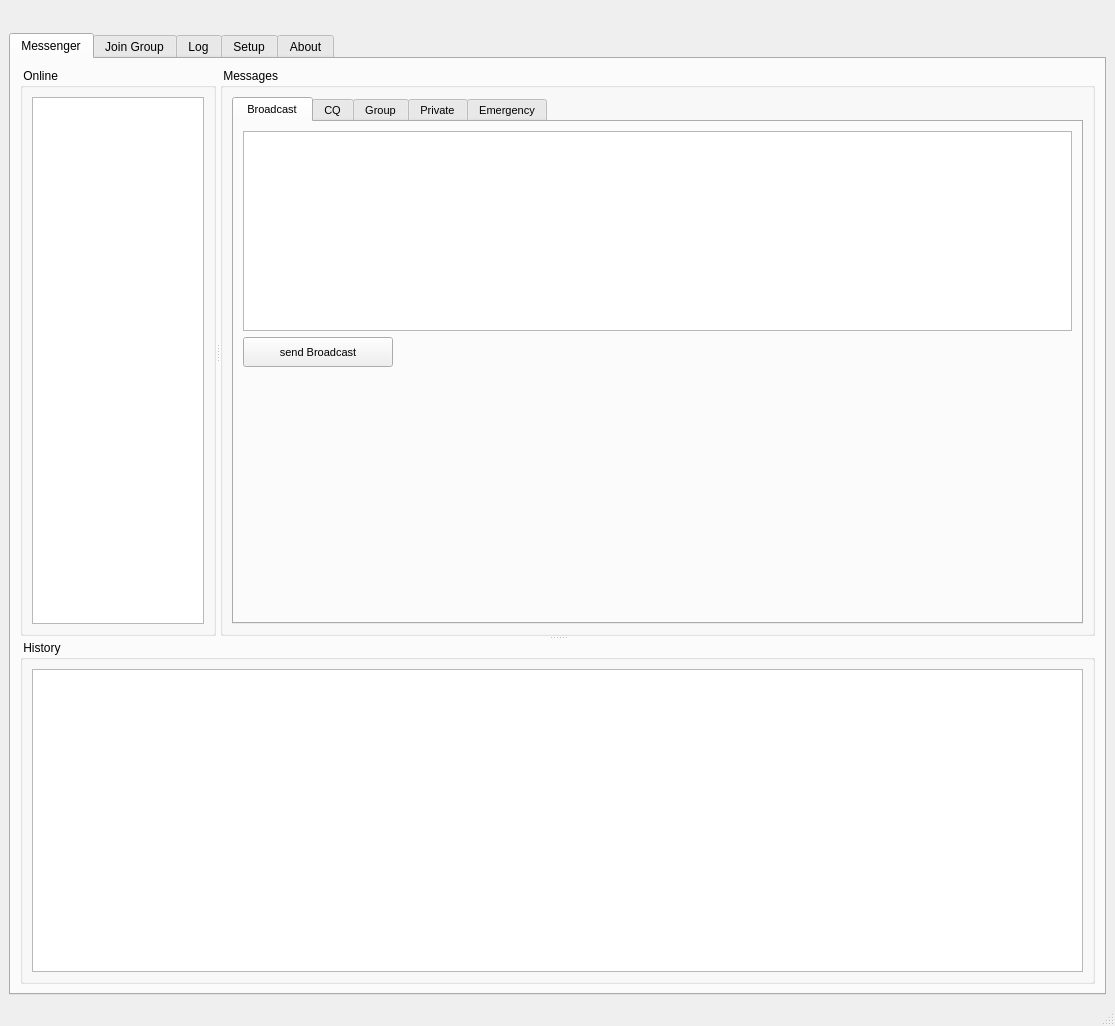
<?xml version="1.0" encoding="UTF-8"?>
<ui version="4.0">
 <class>MainWindow</class>
 <widget class="QMainWindow" name="MainWindow">
  <property name="geometry">
   <rect>
    <x>0</x>
    <y>0</y>
    <width>1115</width>
    <height>1026</height>
   </rect>
  </property>
  <property name="windowTitle">
   <string>HAM Messanger (Lxx.xx) by ÖVSV</string>
  </property>
  <widget class="QWidget" name="centralwidget">
   <layout class="QVBoxLayout" name="verticalLayout">
    <item>
     <widget class="QLabel" name="labelStatus">
      <property name="sizePolicy">
       <sizepolicy hsizetype="Ignored" vsizetype="Fixed">
        <horstretch>0</horstretch>
        <verstretch>0</verstretch>
       </sizepolicy>
      </property>
      <property name="font">
       <font>
        <pointsize>12</pointsize>
       </font>
      </property>
      <property name="text">
       <string/>
      </property>
     </widget>
    </item>
    <item>
     <widget class="QTabWidget" name="tabWidget">
      <property name="sizePolicy">
       <sizepolicy hsizetype="Ignored" vsizetype="Ignored">
        <horstretch>0</horstretch>
        <verstretch>0</verstretch>
       </sizepolicy>
      </property>
      <property name="currentIndex">
       <number>0</number>
      </property>
      <widget class="QWidget" name="tabMessanger">
       <attribute name="title">
        <string>Messenger</string>
       </attribute>
       <layout class="QVBoxLayout" name="verticalLayout_4">
        <item>
         <widget class="QSplitter" name="splitterV">
          <property name="sizePolicy">
           <sizepolicy hsizetype="Preferred" vsizetype="Preferred">
            <horstretch>0</horstretch>
            <verstretch>0</verstretch>
           </sizepolicy>
          </property>
          <property name="orientation">
           <enum>Qt::Vertical</enum>
          </property>
          <widget class="QSplitter" name="splitterH">
           <property name="orientation">
            <enum>Qt::Horizontal</enum>
           </property>
           <widget class="QGroupBox" name="groupBoxOnline">
            <property name="minimumSize">
             <size>
              <width>0</width>
              <height>0</height>
             </size>
            </property>
            <property name="title">
             <string> Online </string>
            </property>
            <layout class="QVBoxLayout" name="verticalLayout_3">
             <item>
              <widget class="QTableView" name="tableViewOnline">
               <property name="minimumSize">
                <size>
                 <width>0</width>
                 <height>0</height>
                </size>
               </property>
               <property name="baseSize">
                <size>
                 <width>0</width>
                 <height>0</height>
                </size>
               </property>
              </widget>
             </item>
            </layout>
           </widget>
           <widget class="QGroupBox" name="groupBox_2">
            <property name="sizePolicy">
             <sizepolicy hsizetype="Preferred" vsizetype="Preferred">
              <horstretch>0</horstretch>
              <verstretch>0</verstretch>
             </sizepolicy>
            </property>
            <property name="title">
             <string> Messages </string>
            </property>
            <layout class="QVBoxLayout" name="verticalLayout_2">
             <item>
              <widget class="QTabWidget" name="tabWidgetMessages">
               <property name="enabled">
                <bool>true</bool>
               </property>
               <property name="minimumSize">
                <size>
                 <width>0</width>
                 <height>0</height>
                </size>
               </property>
               <property name="maximumSize">
                <size>
                 <width>16777215</width>
                 <height>16777215</height>
                </size>
               </property>
               <property name="font">
                <font>
                 <pointsize>8</pointsize>
                </font>
               </property>
               <property name="currentIndex">
                <number>0</number>
               </property>
               <widget class="QWidget" name="tabBroadcast">
                <attribute name="title">
                 <string> Broadcast </string>
                </attribute>
                <layout class="QVBoxLayout" name="verticalLayout_14">
                 <item>
                  <layout class="QVBoxLayout" name="verticalLayout_13">
                   <item>
                    <widget class="QTextEdit" name="textEditBC">
                     <property name="maximumSize">
                      <size>
                       <width>16777215</width>
                       <height>200</height>
                      </size>
                     </property>
                     <property name="font">
                      <font>
                       <pointsize>9</pointsize>
                      </font>
                     </property>
                    </widget>
                   </item>
                   <item>
                    <layout class="QHBoxLayout" name="horizontalLayout_2">
                     <item>
                      <widget class="QPushButton" name="pushButtonBC">
                       <property name="enabled">
                        <bool>true</bool>
                       </property>
                       <property name="minimumSize">
                        <size>
                         <width>150</width>
                         <height>30</height>
                        </size>
                       </property>
                       <property name="text">
                        <string>  send Broadcast  </string>
                       </property>
                      </widget>
                     </item>
                     <item>
                      <spacer name="horizontalSpacer_2">
                       <property name="orientation">
                        <enum>Qt::Horizontal</enum>
                       </property>
                       <property name="sizeHint" stdset="0">
                        <size>
                         <width>428</width>
                         <height>17</height>
                        </size>
                       </property>
                      </spacer>
                     </item>
                    </layout>
                   </item>
                  </layout>
                 </item>
                 <item>
                  <spacer name="verticalSpacer_6">
                   <property name="orientation">
                    <enum>Qt::Vertical</enum>
                   </property>
                   <property name="sizeHint" stdset="0">
                    <size>
                     <width>20</width>
                     <height>40</height>
                    </size>
                   </property>
                  </spacer>
                 </item>
                </layout>
               </widget>
               <widget class="QWidget" name="tabCQ">
                <attribute name="title">
                 <string>CQ</string>
                </attribute>
                <layout class="QVBoxLayout" name="verticalLayout_15">
                 <item>
                  <widget class="QTextEdit" name="textEditCQ">
                   <property name="maximumSize">
                    <size>
                     <width>16777215</width>
                     <height>200</height>
                    </size>
                   </property>
                   <property name="font">
                    <font>
                     <pointsize>9</pointsize>
                    </font>
                   </property>
                  </widget>
                 </item>
                 <item>
                  <layout class="QHBoxLayout" name="horizontalLayout_8">
                   <item>
                    <widget class="QPushButton" name="pushButtonCQ">
                     <property name="enabled">
                      <bool>true</bool>
                     </property>
                     <property name="minimumSize">
                      <size>
                       <width>150</width>
                       <height>30</height>
                      </size>
                     </property>
                     <property name="text">
                      <string>  send CQ  </string>
                     </property>
                    </widget>
                   </item>
                   <item>
                    <spacer name="horizontalSpacer_3">
                     <property name="orientation">
                      <enum>Qt::Horizontal</enum>
                     </property>
                     <property name="sizeHint" stdset="0">
                      <size>
                       <width>1052</width>
                       <height>17</height>
                      </size>
                     </property>
                    </spacer>
                   </item>
                  </layout>
                 </item>
                 <item>
                  <spacer name="verticalSpacer_5">
                   <property name="orientation">
                    <enum>Qt::Vertical</enum>
                   </property>
                   <property name="sizeHint" stdset="0">
                    <size>
                     <width>20</width>
                     <height>40</height>
                    </size>
                   </property>
                  </spacer>
                 </item>
                </layout>
               </widget>
               <widget class="QWidget" name="tab">
                <attribute name="title">
                 <string>Group</string>
                </attribute>
                <layout class="QVBoxLayout" name="verticalLayout_17">
                 <item>
                  <layout class="QVBoxLayout" name="verticalLayout_16">
                   <item>
                    <layout class="QHBoxLayout" name="horizontalLayout_7">
                     <item>
                      <widget class="QComboBox" name="comboBoxGroup"/>
                     </item>
                     <item>
                      <widget class="QPushButton" name="pushButtonDeleteGroup">
                       <property name="minimumSize">
                        <size>
                         <width>50</width>
                         <height>0</height>
                        </size>
                       </property>
                       <property name="maximumSize">
                        <size>
                         <width>50</width>
                         <height>16777215</height>
                        </size>
                       </property>
                       <property name="text">
                        <string>Delete</string>
                       </property>
                      </widget>
                     </item>
                    </layout>
                   </item>
                   <item>
                    <widget class="QTextEdit" name="textEditGC">
                     <property name="maximumSize">
                      <size>
                       <width>16777215</width>
                       <height>200</height>
                      </size>
                     </property>
                     <property name="font">
                      <font>
                       <pointsize>9</pointsize>
                      </font>
                     </property>
                    </widget>
                   </item>
                  </layout>
                 </item>
                 <item>
                  <layout class="QHBoxLayout" name="horizontalLayout_9">
                   <item>
                    <widget class="QPushButton" name="pushButtonGC">
                     <property name="enabled">
                      <bool>true</bool>
                     </property>
                     <property name="minimumSize">
                      <size>
                       <width>150</width>
                       <height>30</height>
                      </size>
                     </property>
                     <property name="text">
                      <string>  send Group Call  </string>
                     </property>
                    </widget>
                   </item>
                   <item>
                    <spacer name="horizontalSpacer_4">
                     <property name="orientation">
                      <enum>Qt::Horizontal</enum>
                     </property>
                     <property name="sizeHint" stdset="0">
                      <size>
                       <width>871</width>
                       <height>27</height>
                      </size>
                     </property>
                    </spacer>
                   </item>
                  </layout>
                 </item>
                 <item>
                  <spacer name="verticalSpacer_4">
                   <property name="orientation">
                    <enum>Qt::Vertical</enum>
                   </property>
                   <property name="sizeHint" stdset="0">
                    <size>
                     <width>20</width>
                     <height>40</height>
                    </size>
                   </property>
                  </spacer>
                 </item>
                </layout>
               </widget>
               <widget class="QWidget" name="tab_2">
                <attribute name="title">
                 <string>Private</string>
                </attribute>
                <layout class="QVBoxLayout" name="verticalLayout_19">
                 <item>
                  <layout class="QVBoxLayout" name="verticalLayout_18">
                   <item>
                    <widget class="QComboBox" name="comboBoxPrivateCalls"/>
                   </item>
                   <item>
                    <widget class="QTextEdit" name="textEditPC">
                     <property name="maximumSize">
                      <size>
                       <width>16777215</width>
                       <height>200</height>
                      </size>
                     </property>
                     <property name="font">
                      <font>
                       <pointsize>9</pointsize>
                      </font>
                     </property>
                    </widget>
                   </item>
                   <item>
                    <layout class="QHBoxLayout" name="horizontalLayout_10">
                     <item>
                      <widget class="QPushButton" name="pushButtonPC">
                       <property name="enabled">
                        <bool>true</bool>
                       </property>
                       <property name="minimumSize">
                        <size>
                         <width>150</width>
                         <height>30</height>
                        </size>
                       </property>
                       <property name="text">
                        <string>  send Private Call  </string>
                       </property>
                      </widget>
                     </item>
                     <item>
                      <spacer name="horizontalSpacer_5">
                       <property name="orientation">
                        <enum>Qt::Horizontal</enum>
                       </property>
                       <property name="sizeHint" stdset="0">
                        <size>
                         <width>869</width>
                         <height>27</height>
                        </size>
                       </property>
                      </spacer>
                     </item>
                    </layout>
                   </item>
                   <item>
                    <spacer name="verticalSpacer_3">
                     <property name="orientation">
                      <enum>Qt::Vertical</enum>
                     </property>
                     <property name="sizeHint" stdset="0">
                      <size>
                       <width>20</width>
                       <height>40</height>
                      </size>
                     </property>
                    </spacer>
                   </item>
                  </layout>
                 </item>
                </layout>
               </widget>
               <widget class="QWidget" name="tab_3">
                <attribute name="title">
                 <string>Emergency</string>
                </attribute>
                <layout class="QVBoxLayout" name="verticalLayout_20">
                 <item>
                  <widget class="QTextEdit" name="textEditEC">
                   <property name="maximumSize">
                    <size>
                     <width>16777215</width>
                     <height>200</height>
                    </size>
                   </property>
                   <property name="font">
                    <font>
                     <pointsize>9</pointsize>
                    </font>
                   </property>
                  </widget>
                 </item>
                 <item>
                  <layout class="QHBoxLayout" name="horizontalLayout_11">
                   <item>
                    <widget class="QPushButton" name="pushButtonEC">
                     <property name="enabled">
                      <bool>true</bool>
                     </property>
                     <property name="minimumSize">
                      <size>
                       <width>200</width>
                       <height>30</height>
                      </size>
                     </property>
                     <property name="font">
                      <font>
                       <pointsize>8</pointsize>
                       <weight>50</weight>
                       <bold>false</bold>
                      </font>
                     </property>
                     <property name="text">
                      <string>  send Emergency message  </string>
                     </property>
                    </widget>
                   </item>
                   <item>
                    <spacer name="horizontalSpacer_6">
                     <property name="orientation">
                      <enum>Qt::Horizontal</enum>
                     </property>
                     <property name="sizeHint" stdset="0">
                      <size>
                       <width>821</width>
                       <height>27</height>
                      </size>
                     </property>
                    </spacer>
                   </item>
                  </layout>
                 </item>
                 <item>
                  <spacer name="verticalSpacer_2">
                   <property name="orientation">
                    <enum>Qt::Vertical</enum>
                   </property>
                   <property name="sizeHint" stdset="0">
                    <size>
                     <width>20</width>
                     <height>40</height>
                    </size>
                   </property>
                  </spacer>
                 </item>
                </layout>
               </widget>
              </widget>
             </item>
            </layout>
           </widget>
          </widget>
          <widget class="QGroupBox" name="groupBox_3">
           <property name="title">
            <string> History </string>
           </property>
           <layout class="QVBoxLayout" name="verticalLayout_7">
            <item>
             <widget class="QTableWidget" name="tableWidgetHistory">
              <property name="enabled">
               <bool>true</bool>
              </property>
              <property name="sizePolicy">
               <sizepolicy hsizetype="Preferred" vsizetype="Preferred">
                <horstretch>0</horstretch>
                <verstretch>0</verstretch>
               </sizepolicy>
              </property>
              <attribute name="horizontalHeaderVisible">
               <bool>false</bool>
              </attribute>
              <attribute name="verticalHeaderHighlightSections">
               <bool>true</bool>
              </attribute>
             </widget>
            </item>
           </layout>
          </widget>
         </widget>
        </item>
       </layout>
      </widget>
      <widget class="QWidget" name="tabJoinGroup">
       <attribute name="title">
        <string>Join Group</string>
       </attribute>
       <layout class="QVBoxLayout" name="verticalLayout_5">
        <item>
         <widget class="QGroupBox" name="groupBox_4">
          <property name="title">
           <string> join group</string>
          </property>
          <layout class="QVBoxLayout" name="verticalLayout_6">
           <item>
            <widget class="QTableView" name="tableView"/>
           </item>
          </layout>
         </widget>
        </item>
       </layout>
      </widget>
      <widget class="QWidget" name="tabLog">
       <attribute name="title">
        <string>Log</string>
       </attribute>
       <layout class="QVBoxLayout" name="verticalLayout_9">
        <item>
         <layout class="QVBoxLayout" name="verticalLayout_8">
          <item>
           <widget class="QGroupBox" name="groupBox_5">
            <property name="minimumSize">
             <size>
              <width>0</width>
              <height>80</height>
             </size>
            </property>
            <property name="maximumSize">
             <size>
              <width>16777215</width>
              <height>80</height>
             </size>
            </property>
            <property name="title">
             <string> Select </string>
            </property>
            <widget class="QDateTimeEdit" name="dateTimeEdit">
             <property name="geometry">
              <rect>
               <x>50</x>
               <y>30</y>
               <width>194</width>
               <height>22</height>
              </rect>
             </property>
             <property name="dateTime">
              <datetime>
               <hour>0</hour>
               <minute>0</minute>
               <second>0</second>
               <year>2000</year>
               <month>1</month>
               <day>1</day>
              </datetime>
             </property>
             <property name="displayFormat">
              <string>dd.MM.yyyy</string>
             </property>
             <property name="calendarPopup">
              <bool>true</bool>
             </property>
            </widget>
           </widget>
          </item>
          <item>
           <widget class="QGroupBox" name="groupBox">
            <property name="title">
             <string> Log </string>
            </property>
            <layout class="QVBoxLayout" name="verticalLayout_10">
             <item>
              <widget class="QTableWidget" name="tableWidget_Log">
               <property name="autoFillBackground">
                <bool>false</bool>
               </property>
               <property name="columnCount">
                <number>2</number>
               </property>
               <attribute name="horizontalHeaderVisible">
                <bool>false</bool>
               </attribute>
               <attribute name="horizontalHeaderCascadingSectionResizes">
                <bool>true</bool>
               </attribute>
               <attribute name="horizontalHeaderHighlightSections">
                <bool>false</bool>
               </attribute>
               <attribute name="horizontalHeaderShowSortIndicator" stdset="0">
                <bool>true</bool>
               </attribute>
               <column>
                <property name="text">
                 <string>Datum</string>
                </property>
               </column>
               <column>
                <property name="text">
                 <string>Typ</string>
                </property>
               </column>
              </widget>
             </item>
            </layout>
           </widget>
          </item>
         </layout>
        </item>
       </layout>
      </widget>
      <widget class="QWidget" name="tabSetup">
       <attribute name="title">
        <string>Setup</string>
       </attribute>
       <layout class="QVBoxLayout" name="verticalLayout_11">
        <item>
         <layout class="QFormLayout" name="formLayout_2">
          <property name="sizeConstraint">
           <enum>QLayout::SetDefaultConstraint</enum>
          </property>
          <property name="fieldGrowthPolicy">
           <enum>QFormLayout::AllNonFixedFieldsGrow</enum>
          </property>
          <item row="0" column="0">
           <widget class="QLabel" name="label">
            <property name="sizePolicy">
             <sizepolicy hsizetype="Preferred" vsizetype="Fixed">
              <horstretch>2</horstretch>
              <verstretch>0</verstretch>
             </sizepolicy>
            </property>
            <property name="text">
             <string>Callsign1</string>
            </property>
           </widget>
          </item>
          <item row="0" column="1">
           <widget class="QLineEdit" name="lineEditCall">
            <property name="sizePolicy">
             <sizepolicy hsizetype="Expanding" vsizetype="Fixed">
              <horstretch>0</horstretch>
              <verstretch>0</verstretch>
             </sizepolicy>
            </property>
            <property name="minimumSize">
             <size>
              <width>0</width>
              <height>25</height>
             </size>
            </property>
            <property name="sizeIncrement">
             <size>
              <width>0</width>
              <height>25</height>
             </size>
            </property>
            <property name="baseSize">
             <size>
              <width>0</width>
              <height>25</height>
             </size>
            </property>
           </widget>
          </item>
          <item row="1" column="0">
           <widget class="QLabel" name="label_2">
            <property name="text">
             <string>Name</string>
            </property>
           </widget>
          </item>
          <item row="1" column="1">
           <widget class="QLineEdit" name="lineEditName">
            <property name="sizePolicy">
             <sizepolicy hsizetype="Expanding" vsizetype="MinimumExpanding">
              <horstretch>0</horstretch>
              <verstretch>0</verstretch>
             </sizepolicy>
            </property>
            <property name="minimumSize">
             <size>
              <width>0</width>
              <height>25</height>
             </size>
            </property>
            <property name="baseSize">
             <size>
              <width>0</width>
              <height>25</height>
             </size>
            </property>
           </widget>
          </item>
          <item row="2" column="0">
           <widget class="QLabel" name="label_3">
            <property name="text">
             <string>Home QTH</string>
            </property>
           </widget>
          </item>
          <item row="2" column="1">
           <widget class="QLineEdit" name="lineEditQTH">
            <property name="sizePolicy">
             <sizepolicy hsizetype="Expanding" vsizetype="MinimumExpanding">
              <horstretch>0</horstretch>
              <verstretch>0</verstretch>
             </sizepolicy>
            </property>
            <property name="minimumSize">
             <size>
              <width>0</width>
              <height>25</height>
             </size>
            </property>
            <property name="baseSize">
             <size>
              <width>0</width>
              <height>25</height>
             </size>
            </property>
           </widget>
          </item>
          <item row="3" column="0">
           <widget class="QLabel" name="label_5">
            <property name="text">
             <string>Home Locator</string>
            </property>
           </widget>
          </item>
          <item row="3" column="1">
           <widget class="QLineEdit" name="lineEditLocator">
            <property name="enabled">
             <bool>true</bool>
            </property>
            <property name="sizePolicy">
             <sizepolicy hsizetype="Expanding" vsizetype="MinimumExpanding">
              <horstretch>0</horstretch>
              <verstretch>0</verstretch>
             </sizepolicy>
            </property>
            <property name="minimumSize">
             <size>
              <width>0</width>
              <height>25</height>
             </size>
            </property>
            <property name="baseSize">
             <size>
              <width>0</width>
              <height>25</height>
             </size>
            </property>
           </widget>
          </item>
          <item row="5" column="0">
           <widget class="QLabel" name="label_15">
            <property name="text">
             <string>BROADCAST IP</string>
            </property>
           </widget>
          </item>
          <item row="5" column="1">
           <widget class="QLineEdit" name="lineEditServerIP">
            <property name="sizePolicy">
             <sizepolicy hsizetype="Expanding" vsizetype="MinimumExpanding">
              <horstretch>0</horstretch>
              <verstretch>0</verstretch>
             </sizepolicy>
            </property>
            <property name="minimumSize">
             <size>
              <width>0</width>
              <height>25</height>
             </size>
            </property>
            <property name="baseSize">
             <size>
              <width>0</width>
              <height>25</height>
             </size>
            </property>
           </widget>
          </item>
          <item row="6" column="0">
           <widget class="QLabel" name="label_19">
            <property name="text">
             <string>HAMNET IP</string>
            </property>
           </widget>
          </item>
          <item row="6" column="1">
           <widget class="QLineEdit" name="lineEditHamnetIP">
            <property name="sizePolicy">
             <sizepolicy hsizetype="Expanding" vsizetype="MinimumExpanding">
              <horstretch>0</horstretch>
              <verstretch>0</verstretch>
             </sizepolicy>
            </property>
            <property name="minimumSize">
             <size>
              <width>0</width>
              <height>25</height>
             </size>
            </property>
            <property name="baseSize">
             <size>
              <width>0</width>
              <height>25</height>
             </size>
            </property>
           </widget>
          </item>
          <item row="7" column="0">
           <widget class="QLabel" name="label_16">
            <property name="enabled">
             <bool>true</bool>
            </property>
            <property name="text">
             <string>LOG-Path</string>
            </property>
           </widget>
          </item>
          <item row="7" column="1">
           <widget class="QLabel" name="labelLogPath">
            <property name="text">
             <string/>
            </property>
           </widget>
          </item>
          <item row="8" column="0">
           <widget class="QLabel" name="label_33">
            <property name="text">
             <string>App Path</string>
            </property>
           </widget>
          </item>
          <item row="8" column="1">
           <widget class="QLabel" name="labelAppPath">
            <property name="text">
             <string/>
            </property>
           </widget>
          </item>
          <item row="9" column="0">
           <widget class="QLabel" name="label_34">
            <property name="text">
             <string>App Data Path</string>
            </property>
           </widget>
          </item>
          <item row="9" column="1">
           <widget class="QLabel" name="labelAppDataPath">
            <property name="text">
             <string/>
            </property>
           </widget>
          </item>
          <item row="10" column="0">
           <widget class="QLabel" name="label_7">
            <property name="text">
             <string>Send by Enter</string>
            </property>
           </widget>
          </item>
          <item row="10" column="1">
           <widget class="QCheckBox" name="checkBoxSendByEnter">
            <property name="text">
             <string/>
            </property>
           </widget>
          </item>
          <item row="11" column="0">
           <widget class="QLabel" name="label_6">
            <property name="text">
             <string>Alert-Tone </string>
            </property>
           </widget>
          </item>
          <item row="11" column="1">
           <widget class="QCheckBox" name="checkBoxAlertTone">
            <property name="text">
             <string/>
            </property>
           </widget>
          </item>
          <item row="12" column="0">
           <widget class="QPushButton" name="pushButtonTone">
            <property name="text">
             <string>Test Tone</string>
            </property>
           </widget>
          </item>
          <item row="14" column="0">
           <widget class="QLabel" name="label_4">
            <property name="enabled">
             <bool>false</bool>
            </property>
            <property name="text">
             <string>Display Type to front</string>
            </property>
           </widget>
          </item>
          <item row="14" column="1">
           <widget class="QCheckBox" name="checkBox">
            <property name="enabled">
             <bool>false</bool>
            </property>
            <property name="text">
             <string/>
            </property>
           </widget>
          </item>
          <item row="15" column="0">
           <widget class="QLabel" name="label_20">
            <property name="text">
             <string>GUI Style</string>
            </property>
           </widget>
          </item>
          <item row="15" column="1">
           <widget class="QComboBox" name="comboBoxGuiStyle">
            <property name="sizePolicy">
             <sizepolicy hsizetype="Preferred" vsizetype="MinimumExpanding">
              <horstretch>0</horstretch>
              <verstretch>0</verstretch>
             </sizepolicy>
            </property>
            <property name="minimumSize">
             <size>
              <width>0</width>
              <height>25</height>
             </size>
            </property>
            <property name="maximumSize">
             <size>
              <width>100</width>
              <height>25</height>
             </size>
            </property>
            <property name="baseSize">
             <size>
              <width>0</width>
              <height>25</height>
             </size>
            </property>
           </widget>
          </item>
         </layout>
        </item>
        <item>
         <widget class="QLabel" name="labelSaveState">
          <property name="baseSize">
           <size>
            <width>0</width>
            <height>25</height>
           </size>
          </property>
          <property name="font">
           <font>
            <pointsize>9</pointsize>
            <weight>75</weight>
            <bold>true</bold>
           </font>
          </property>
          <property name="text">
           <string/>
          </property>
         </widget>
        </item>
        <item>
         <widget class="QFrame" name="frame_2">
          <property name="frameShape">
           <enum>QFrame::StyledPanel</enum>
          </property>
          <property name="frameShadow">
           <enum>QFrame::Raised</enum>
          </property>
          <layout class="QHBoxLayout" name="horizontalLayout">
           <item>
            <widget class="QPushButton" name="pushButtonSave">
             <property name="text">
              <string>Save</string>
             </property>
            </widget>
           </item>
           <item>
            <spacer name="horizontalSpacer">
             <property name="orientation">
              <enum>Qt::Horizontal</enum>
             </property>
             <property name="sizeHint" stdset="0">
              <size>
               <width>464</width>
               <height>20</height>
              </size>
             </property>
            </spacer>
           </item>
          </layout>
         </widget>
        </item>
        <item>
         <spacer name="verticalSpacer">
          <property name="orientation">
           <enum>Qt::Vertical</enum>
          </property>
          <property name="sizeHint" stdset="0">
           <size>
            <width>20</width>
            <height>40</height>
           </size>
          </property>
         </spacer>
        </item>
       </layout>
      </widget>
      <widget class="QWidget" name="tabAbout">
       <attribute name="title">
        <string>About</string>
       </attribute>
       <widget class="QLabel" name="labelVersion">
        <property name="geometry">
         <rect>
          <x>260</x>
          <y>150</y>
          <width>661</width>
          <height>31</height>
         </rect>
        </property>
        <property name="font">
         <font>
          <pointsize>10</pointsize>
         </font>
        </property>
        <property name="text">
         <string>Ham Messenger - Version: </string>
        </property>
       </widget>
       <widget class="QLabel" name="labelRaute">
        <property name="geometry">
         <rect>
          <x>60</x>
          <y>40</y>
          <width>111</width>
          <height>241</height>
         </rect>
        </property>
        <property name="text">
         <string/>
        </property>
        <property name="pixmap">
         <pixmap>res/Raute_klein.jpg</pixmap>
        </property>
       </widget>
       <widget class="QLabel" name="label_22">
        <property name="geometry">
         <rect>
          <x>90</x>
          <y>340</y>
          <width>161</width>
          <height>16</height>
         </rect>
        </property>
        <property name="font">
         <font>
          <pointsize>9</pointsize>
          <weight>50</weight>
          <bold>false</bold>
         </font>
        </property>
        <property name="text">
         <string>HAM Messenger</string>
        </property>
       </widget>
       <widget class="QLabel" name="label_23">
        <property name="geometry">
         <rect>
          <x>90</x>
          <y>380</y>
          <width>361</width>
          <height>16</height>
         </rect>
        </property>
        <property name="font">
         <font>
          <pointsize>9</pointsize>
          <weight>50</weight>
          <bold>false</bold>
         </font>
        </property>
        <property name="text">
         <string>A informationand-communication-tool for HAMNET</string>
        </property>
       </widget>
       <widget class="QLabel" name="label_24">
        <property name="geometry">
         <rect>
          <x>90</x>
          <y>420</y>
          <width>661</width>
          <height>16</height>
         </rect>
        </property>
        <property name="font">
         <font>
          <pointsize>9</pointsize>
          <weight>50</weight>
          <bold>false</bold>
         </font>
        </property>
        <property name="text">
         <string>The HAMMessenger is designed to work on store&amp;forward basis.</string>
        </property>
       </widget>
       <widget class="QLabel" name="label_25">
        <property name="geometry">
         <rect>
          <x>90</x>
          <y>460</y>
          <width>521</width>
          <height>21</height>
         </rect>
        </property>
        <property name="font">
         <font>
          <pointsize>9</pointsize>
          <weight>50</weight>
          <bold>false</bold>
         </font>
        </property>
        <property name="text">
         <string>The Store&amp;Forward-Protocol designed by Alex OE1VQS &amp; Kurt OE1KBC</string>
        </property>
       </widget>
       <widget class="QLabel" name="label_26">
        <property name="geometry">
         <rect>
          <x>90</x>
          <y>500</y>
          <width>951</width>
          <height>31</height>
         </rect>
        </property>
        <property name="font">
         <font>
          <pointsize>9</pointsize>
          <weight>50</weight>
          <bold>false</bold>
         </font>
        </property>
        <property name="text">
         <string>The universal Client for Linux Mac an Windows written by Reinhold OE5RNL &amp; Manfred OE5NVL based on OE1KBCs Windows.Net Client</string>
        </property>
       </widget>
       <widget class="QLabel" name="label_27">
        <property name="geometry">
         <rect>
          <x>90</x>
          <y>540</y>
          <width>191</width>
          <height>21</height>
         </rect>
        </property>
        <property name="font">
         <font>
          <pointsize>9</pointsize>
          <weight>50</weight>
          <bold>false</bold>
         </font>
        </property>
        <property name="text">
         <string>Thank's Kurt !</string>
        </property>
       </widget>
       <widget class="QLabel" name="label_30">
        <property name="geometry">
         <rect>
          <x>690</x>
          <y>580</y>
          <width>81</width>
          <height>21</height>
         </rect>
        </property>
        <property name="font">
         <font>
          <pointsize>9</pointsize>
          <weight>50</weight>
          <bold>false</bold>
         </font>
        </property>
        <property name="text">
         <string notr="true">&lt;a href='http://www.oevsv.at'&gt;OEVSV&lt;/a&gt;</string>
        </property>
        <property name="textFormat">
         <enum>Qt::MarkdownText</enum>
        </property>
        <property name="openExternalLinks">
         <bool>true</bool>
        </property>
       </widget>
       <widget class="QLabel" name="label_31">
        <property name="geometry">
         <rect>
          <x>80</x>
          <y>730</y>
          <width>251</width>
          <height>16</height>
         </rect>
        </property>
        <property name="font">
         <font>
          <pointsize>9</pointsize>
          <weight>50</weight>
          <bold>false</bold>
         </font>
        </property>
        <property name="text">
         <string>GNU GENERAL PUBLIC LICENSE V3</string>
        </property>
       </widget>
       <widget class="QLabel" name="label_28">
        <property name="geometry">
         <rect>
          <x>650</x>
          <y>610</y>
          <width>181</width>
          <height>31</height>
         </rect>
        </property>
        <property name="font">
         <font>
          <pointsize>9</pointsize>
          <weight>50</weight>
          <bold>false</bold>
         </font>
        </property>
        <property name="text">
         <string>&lt;a href=&quot;https://wiki.oevsv.at/wiki/Kategorie:Digitaler_Backbone&quot;&gt;Digitaler Backbone&lt;/a&gt;</string>
        </property>
        <property name="openExternalLinks">
         <bool>true</bool>
        </property>
       </widget>
       <widget class="QLabel" name="label_29">
        <property name="geometry">
         <rect>
          <x>580</x>
          <y>680</y>
          <width>151</width>
          <height>31</height>
         </rect>
        </property>
        <property name="font">
         <font>
          <pointsize>9</pointsize>
          <weight>50</weight>
          <bold>false</bold>
         </font>
        </property>
        <property name="text">
         <string>&lt;a href=&quot;http://News.ampr.at/&quot;&gt;News.ampr.at&lt;/a&gt;</string>
        </property>
        <property name="openExternalLinks">
         <bool>true</bool>
        </property>
       </widget>
       <widget class="QLabel" name="label_32">
        <property name="geometry">
         <rect>
          <x>690</x>
          <y>680</y>
          <width>251</width>
          <height>31</height>
         </rect>
        </property>
        <property name="font">
         <font>
          <pointsize>9</pointsize>
          <weight>50</weight>
          <bold>false</bold>
         </font>
        </property>
        <property name="text">
         <string>Nur im Hamnet</string>
        </property>
       </widget>
       <widget class="QLabel" name="label_21">
        <property name="geometry">
         <rect>
          <x>670</x>
          <y>650</y>
          <width>71</width>
          <height>21</height>
         </rect>
        </property>
        <property name="font">
         <font>
          <pointsize>9</pointsize>
         </font>
        </property>
        <property name="text">
         <string>&lt;a href=&quot;https://wiki.oevsv.at/wiki/Kategorie:MeshCom&quot;&gt;Meshcom&lt;/a&gt;</string>
        </property>
        <property name="openExternalLinks">
         <bool>true</bool>
        </property>
       </widget>
      </widget>
     </widget>
    </item>
   </layout>
  </widget>
  <widget class="QMenuBar" name="menubar">
   <property name="geometry">
    <rect>
     <x>0</x>
     <y>0</y>
     <width>1115</width>
     <height>26</height>
    </rect>
   </property>
  </widget>
  <widget class="QStatusBar" name="statusbar"/>
 </widget>
 <resources/>
 <connections/>
</ui>
